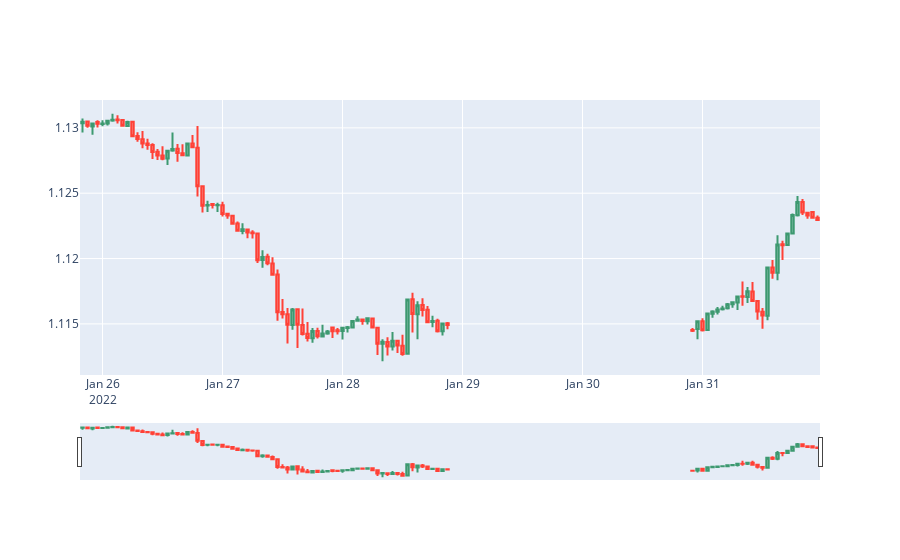

The cell this chart's notebook holds for it:
### Code cell
fig = go.Figure()
fig.add_trace(go.Candlestick(
    x=df_plot.time, open=df_plot.mid_o, high=df_plot.mid_h, low=df_plot.mid_l, close=df_plot.mid_c,
))
fig.show()
